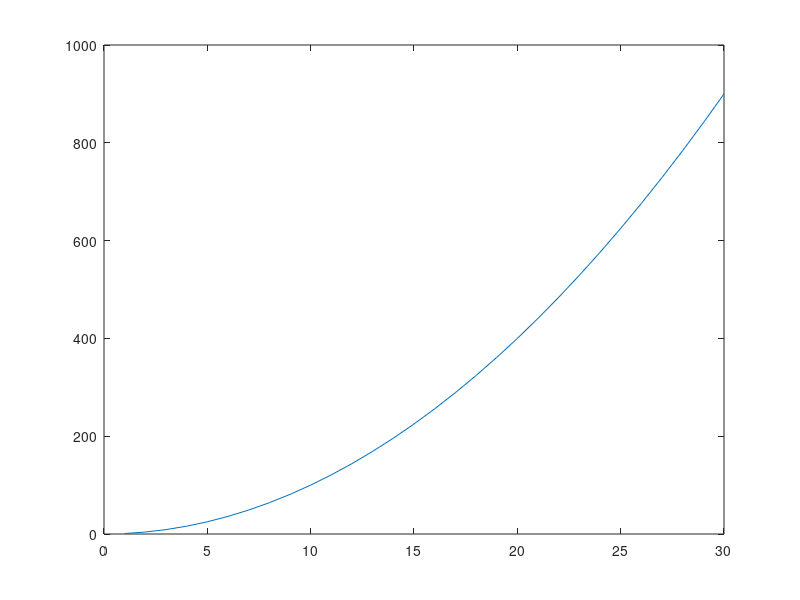

Here is the MATLAB script that generated this plot:
clc;
clear;
close all;

a = zeros(30,2);

for i=1:30
    a(i,1) = i;
    a(i,2) = i^2;
end

x = a(:,1);
y = a(:,2);
plot(a(:,1),a(:,2));
Q = trapz(x,y);